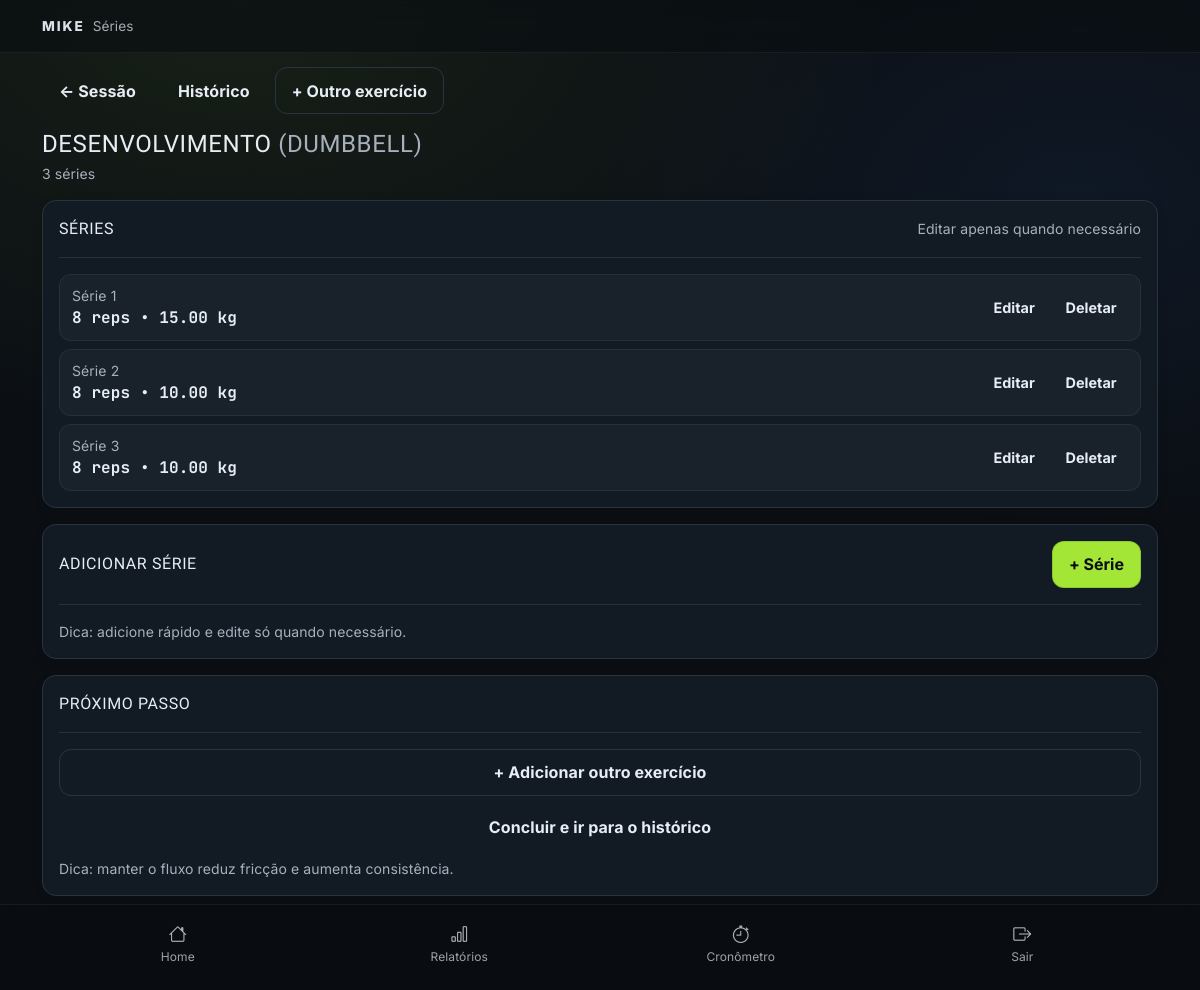
Page /training/session-exercise/73/ (signed in) on the committed database.
### training/models.py (models this page shows, shortened)
class SessionExercise(models.Model):
    VARIATIONS = [
        ('DUMBBELL', 'DUMBBELL'),
        ('BARBELL', 'BARBELL'),
        ('MACHINE', 'MACHINE'),
        ('BODYWEIGHT', 'BODYWEIGHT'),
        ('OTHER', 'OTHER'),
    ]
    order = models.PositiveSmallIntegerField()
    session = models.ForeignKey(
        TrainingSession,
        on_delete=models.CASCADE,
        related_name='session_exercises',
        )
    exercise = models.ForeignKey(
        Exercise,
        on_delete=models.PROTECT,
        related_name='appearances'
        )
    variation = models.CharField(
        max_length=20,
        choices=VARIATIONS,
    )
    class Meta:
        constraints = [
            models.UniqueConstraint(
                fields=['session', 'order'],
                name='uniq_sessionexercise_order_per_session',
            )
        ]

class Exercise(models.Model):
    name = models.CharField(max_length=120)
    slug = models.SlugField(max_length=120, unique=True, blank=True)

class ExerciseSet(models.Model):
    order = models.PositiveSmallIntegerField()
    session_exercise = models.ForeignKey(
        SessionExercise,
        on_delete=models.CASCADE,
        related_name='exercise_sets',
    )
    reps = models.PositiveSmallIntegerField(blank=True, null=True)
    duration = models.PositiveSmallIntegerField(blank=True, null=True)
    weight = models.DecimalField(max_digits=6, decimal_places=2, blank=True, null=True)
    description = models.TextField(blank=True)
    class Meta:
        constraints = [
            models.UniqueConstraint(
                fields=['session_exercise', 'order'],
                name='uniq_exerciseset_order_per_session_exercise',
            )
        ]

### training/views.py (the view)
# urls.py: path('session-exercise/<int:pk>/', views.session_exercise_detail, name='session_exercise_detail'),
@login_required
def session_exercise_detail(request, pk):
    se = get_object_or_404(
        SessionExercise.objects.select_related('session', 'exercise'),
        pk=pk,
        session__user=request.user,
    )
    sets_qs = se.exercise_sets.all().order_by('order')
    recent_sets = se.exercise_sets.all().order_by('order')[:5]
    if request.method == 'POST':
        form = ExerciseSetForm(request.POST)
        if form.is_valid():
            s = form.save(commit=False)
            s.session_exercise = se
            max_order = se.exercise_sets.aggregate(Max('order'))['order__max'] or 0
            s.order = max_order + 1
            s.save()
            if request.GET.get('modal') == '1':
                form= ExerciseSetForm()
                recent_sets = se.exercise_sets.all().order_by('order')[:5]
            else:
                return redirect('training:training_session_detail', pk=se.session.pk)
    else:
        form = ExerciseSetForm()
    context = {
        'se': se,
        'sets': sets_qs,
        'form': form,
        'recent_sets': recent_sets,
        }
    if request.GET.get('modal') == '1':
        context["action_url"] = reverse("training:session_exercise_detail", kwargs={"pk": se.pk}) + "?modal=1"
        context["submit_label"] = "Adicionar"
        return render(request, "training/partials/exercise_set_form_modal.html", context)
    return render(request, 'training/session_exercise_detail.html', context)

### training/templates/training/session_exercise_detail.html (shortened to what this page needs)
{% extends "base.html" %}
{% block section %}Séries{% endblock %}
{% block content %}
<div class="d-flex align-items-start justify-content-between gap-3 pt-2 pb-3">
  <div class="flex-grow-1">
    <div class="d-flex flex-wrap gap-2 align-items-center">
      <a class="m-btn-ghost" href="{% url 'training:training_session_detail' pk=se.session.pk %}">
        ← Sessão
      </a>
      <a class="m-btn-ghost" href="{% url 'training:training_session_list' %}">
        Histórico
      </a>
      <a class="m-btn-secondary" href="{% url 'training:training_session_detail' pk=se.session.pk %}#add-exercise">
        + Outro exercício
      </a>
    </div>
    <h1 class="h4 m-title mt-3 mb-1">
      {{ se.exercise.name }}
      <span class="m-text-muted">({{ se.variation }})</span>
    </h1>
    <div class="m-text-muted small">
      {{ sets|length }} série{{ sets|length|pluralize }}
    </div>
  </div>
</div>
<div class="m-card p-3">
  <div class="d-flex align-items-center justify-content-between">
    <div class="m-title">Séries</div>
    <span class="m-text-muted small">Editar apenas quando necessário</span>
  </div>
  <div class="m-divider my-3"></div>
  {% if sets %}
  <div class="d-grid gap-2">
    {% for s in sets %}
    <div class="m-set-row">
      <div>
        <div class="m-text-muted small">Série {{ s.order }}</div>
        <div class="m-mono fw-bold">
          {% if s.reps %}{{ s.reps }} reps{% else %}{{ s.duration }}s{% endif %}
          {% if s.weight %} • {{ s.weight }} kg{% endif %}
        </div>
      </div>
      <div class="d-flex gap-2">
        <button type="button" class="m-btn-ghost m-btn-sm" data-bs-toggle="modal" data-bs-target="#setEditModal"
          data-url="{% url 'training:exercise_set_update' session_exercise_pk=se.pk pk=s.pk %}">
          Editar
        </button>
        <button type="button" class="m-btn-ghost m-btn-sm" data-bs-toggle="modal" data-bs-target="#setDeleteModal"
          data-url="{% url 'training:exercise_set_delete' session_exercise_pk=se.pk pk=s.pk %}">
          Deletar
        </button>
      </div>
    </div> {% endfor %}
  </div>
  {% else %}
  <div class="m-text-muted">
    Nenhuma série ainda. Comece abaixo.
  </div>
  {% endif %}
</div>
<div class="m-card p-3 mt-3">
  <div class="d-flex align-items-center justify-content-between">
    <div class="m-title">Adicionar série</div>
    <button type="button" class="m-btn-primary" data-bs-toggle="modal" data-bs-target="#setAddModal"
      data-url="{% url 'training:session_exercise_detail' pk=se.pk %}?modal=1">
      + Série
    </button>
  </div>
  <div class="m-divider my-3"></div>
  <div class="m-text-muted small">
    Dica: adicione rápido e edite só quando necessário.
  </div>
</div>
<div class="m-card p-3 mt-3">
  <div class="m-title">Próximo passo</div>
  <div class="m-divider my-3"></div>
  <div class="d-grid gap-2">
    <a class="m-btn-secondary w-100" href="{% url 'training:training_session_detail' pk=se.session.pk %}#add-exercise">
      + Adicionar outro exercício
    </a>
    <a class="m-btn-ghost w-100" href="{% url 'training:training_session_list' %}">
      Concluir e ir para o histórico
    </a>
  </div>
  <div class="m-text-muted small mt-2">
    Dica: manter o fluxo reduz fricção e aumenta consistência.
  </div>
</div>
{% endblock %}

### static/mike/css/styles.css (style rules this page uses)
:root { --mike-font-ui: "Inter", system-ui, -apple-system, Segoe UI, Roboto, Arial, sans-serif; --mike-font-head: "Oswald", "Inter", system-ui, sans-serif; --mike-font-mono: "JetBrains Mono", ui-monospace, SFMono-Regular, Menlo, Monaco, Consolas, monospace; --mike-radius-card: 14px; --mike-radius-input: 12px; --mike-radius-pill: 999px; --mike-shadow-sm: 0 6px 18px rgba(0, 0, 0, .18); --mike-shadow-xs: 0 2px 10px rgba(0, 0, 0, .14); --s-1: 4px; --s-2: 8px; --s-3: 12px; --s-4: 16px; --s-5: 24px; --s-6: 32px; --s-7: 40px; --s-8: 48px; --mike-bg: #0B0F14; --mike-surface: #121A24; --mike-surface-2: #0F1620; --mike-border: #2A3441; --mike-text: #E6EDF5; --mike-text-muted: #A7B0BD; --mike-accent: #A3E635; --mike-info: #3B82F6; --mike-success: #22C55E; --mike-warning: #F59E0B; --mike-danger: #EF4444; --mike-focus-ring: 0 0 0 .25rem rgba(163, 230, 53, .35); }
html, body { width: 100%; }
body { overflow-x: hidden; }
.m-page { color: var(--mike-text); font-family: var(--mike-font-ui); letter-spacing: .1px; min-height: 100vh; min-height: 100dvh; background: radial-gradient(1200px 800px at 20% 0%, rgba(163, 230, 53, 0.08), transparent 55%), radial-gradient(900px 600px at 90% 20%, rgba(59, 130, 246, 0.08), transparent 55%), var(--mike-bg); background-repeat: no-repeat; background-size: cover; }
.m-text-muted { color: var(--mike-text-muted) !important; }
.m-divider { height: 1px; background: var(--mike-border); opacity: .85; }
.m-title { font-family: var(--mike-font-head); letter-spacing: .6px; text-transform: uppercase; }
.m-mono { font-family: var(--mike-font-mono); font-variant-numeric: tabular-nums; }
.m-card { background: var(--mike-surface); border: 1px solid var(--mike-border); border-radius: var(--mike-radius-card); box-shadow: var(--mike-shadow-xs); }
.m-btn-primary, .m-btn-secondary, .m-btn-ghost, .m-btn-danger { display: inline-flex; align-items: center; justify-content: center; gap: .5rem; min-height: 44px; padding: .65rem 1rem; border-radius: var(--mike-radius-input); font-weight: 700; text-decoration: none; user-select: none; border: 1px solid transparent; background: transparent; color: var(--mike-text); }
.m-btn-primary { background: var(--mike-accent); color: #0B0F14; border-color: rgba(0, 0, 0, .12); }
.m-btn-secondary { border-color: var(--mike-border); }
.m-set-row { display: flex; align-items: center; justify-content: space-between; gap: 12px; padding: 10px 12px; border-radius: 12px; background: rgba(255, 255, 255, .03); border: 1px solid rgba(255, 255, 255, .06); }
.m-btn-sm { min-height: 36px; padding: .4rem .65rem; font-size: .9rem; }

### rows in the picture
SessionExercise: exercise.name "DESENVOLVIMENTO", variation "DUMBBELL"
ExerciseSet: order "1", reps "8", weight "15.00"
ExerciseSet: order "2", reps "8", weight "10.00"
ExerciseSet: order "3", reps "8", weight "10.00"

### other values in the picture
{{ sets|length }} "3"
